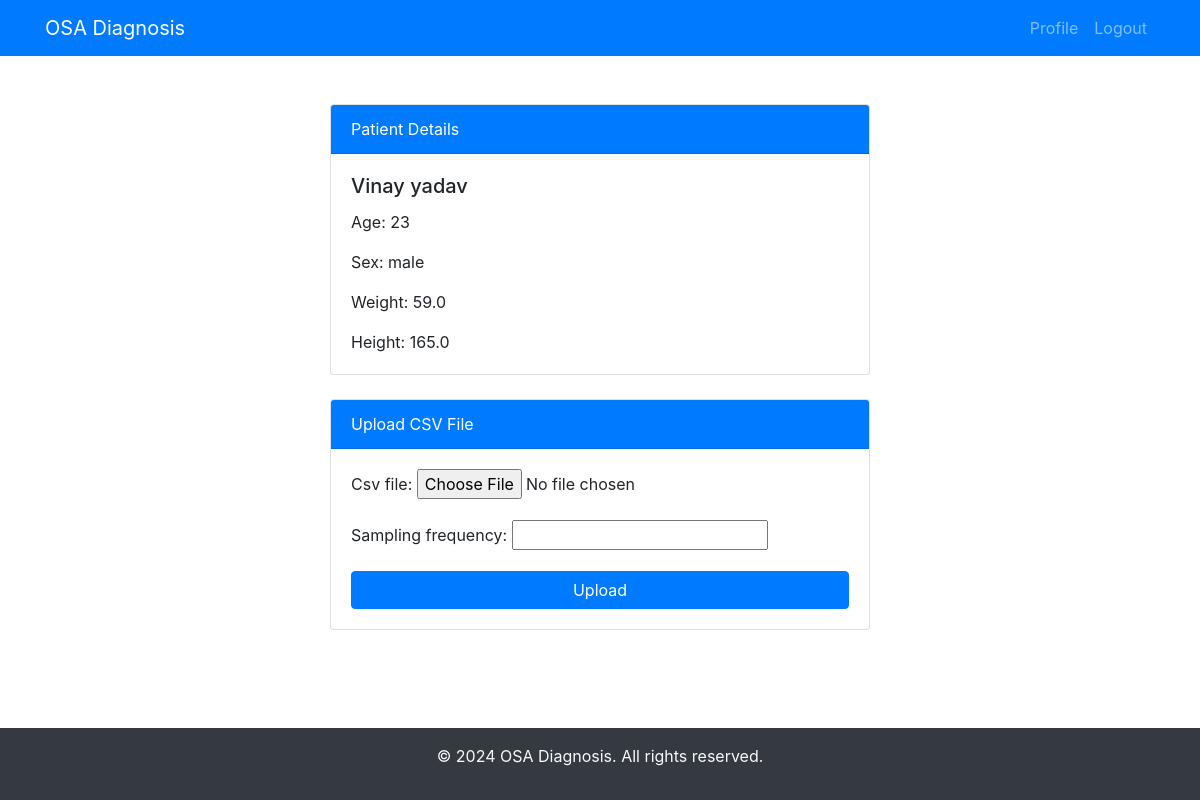
The app's page /patient/1/old/ with its own data.
### dashboard/models.py (models this page shows, shortened)
class Patient(models.Model):
    user = models.ForeignKey(User, on_delete=models.CASCADE)
    first_name = models.CharField(max_length=100)
    last_name = models.CharField(max_length=100, default="Unknown")
    age = models.IntegerField()
    sex = models.CharField(max_length=10, choices=[('male', 'Male'), ('female', 'Female')])
    weight = models.FloatField()
    height = models.FloatField()

### dashboard/views.py (the view)
# urls.py: path('patient/<int:patient_id>/old/', views.old_patient_profile, name='old_patient_profile'),
def old_patient_profile(request, patient_id):
    patient = get_object_or_404(Patient, id=patient_id)
    form = CSVUploadForm()
    return render(request, 'dashboard/old_patient_profile.html', {'patient': patient, 'form': form})

### dashboard/forms.py
class CSVUploadForm(forms.ModelForm):
    class Meta:
        model = CSVFile
        fields = ['csv_file', 'sampling_frequency']

### templates/dashboard/old_patient_profile.html (shortened to what this page needs)
<!DOCTYPE html>
<html lang="en">
<head>
    <link href="https://stackpath.bootstrapcdn.com/bootstrap/4.3.1/css/bootstrap.min.css" rel="stylesheet">
</head>
<body>
    <nav class="navbar navbar-expand-lg navbar-dark bg-primary">
        <div class="container">
            <a class="navbar-brand" href="#">OSA Diagnosis</a>
            <div class="collapse navbar-collapse justify-content-end" id="navbarNav">
                <ul class="navbar-nav">
                    <li class="nav-item">
                        <a class="nav-link" href="/dashboard">Profile</a>
                    </li>
                    <li class="nav-item">
                        <a class="nav-link" href="/logout">Logout</a>
                    </li>
                </ul>
            </div>
        </div>
    </nav>
    <div class="container mt-5">
        <div class="row">
            <div class="col-md-6 offset-md-3">
                <div class="card mb-4">
                    <div class="card-header bg-primary text-white">
                        Patient Details
                    </div>
                    <div class="card-body">
                        <h5 class="card-title">{{ patient.first_name }} {{ patient.last_name }}</h5>
                        <p class="card-text">Age: {{ patient.age }}</p>
                        <p class="card-text">Sex: {{ patient.sex }}</p>
                        <p class="card-text">Weight: {{ patient.weight }}</p>
                        <p class="card-text">Height: {{ patient.height }}</p>
                    </div>
                </div>
                <div class="card">
                    <div class="card-header bg-primary text-white">
                        Upload CSV File
                    </div>
                    <div class="card-body">
                        <form method="post" enctype="multipart/form-data" action="{% url 'upload_csv' patient_id=patient.id %}">
                            {{ form.as_p }}
                            <button type="submit" class="btn btn-primary btn-block">Upload</button>
                        </form>
                    </div>
                </div>
            </div>
        </div>
    </div>
    <footer class="bg-dark text-light text-center py-3 footer">
        <div class="container">
            <p>&copy; 2024 OSA Diagnosis. All rights reserved.</p>
        </div>
    </footer>
</body>
</html>

### templates/dashboard/old_patient_profile.html (style rules this page uses)
body { display: flex; flex-direction: column; min-height: 100vh; }
.footer { margin-top: auto; }

### records on screen
Patient: first_name "Vinay", last_name "yadav", age "23", sex "male", weight "59.0", height "165.0"
